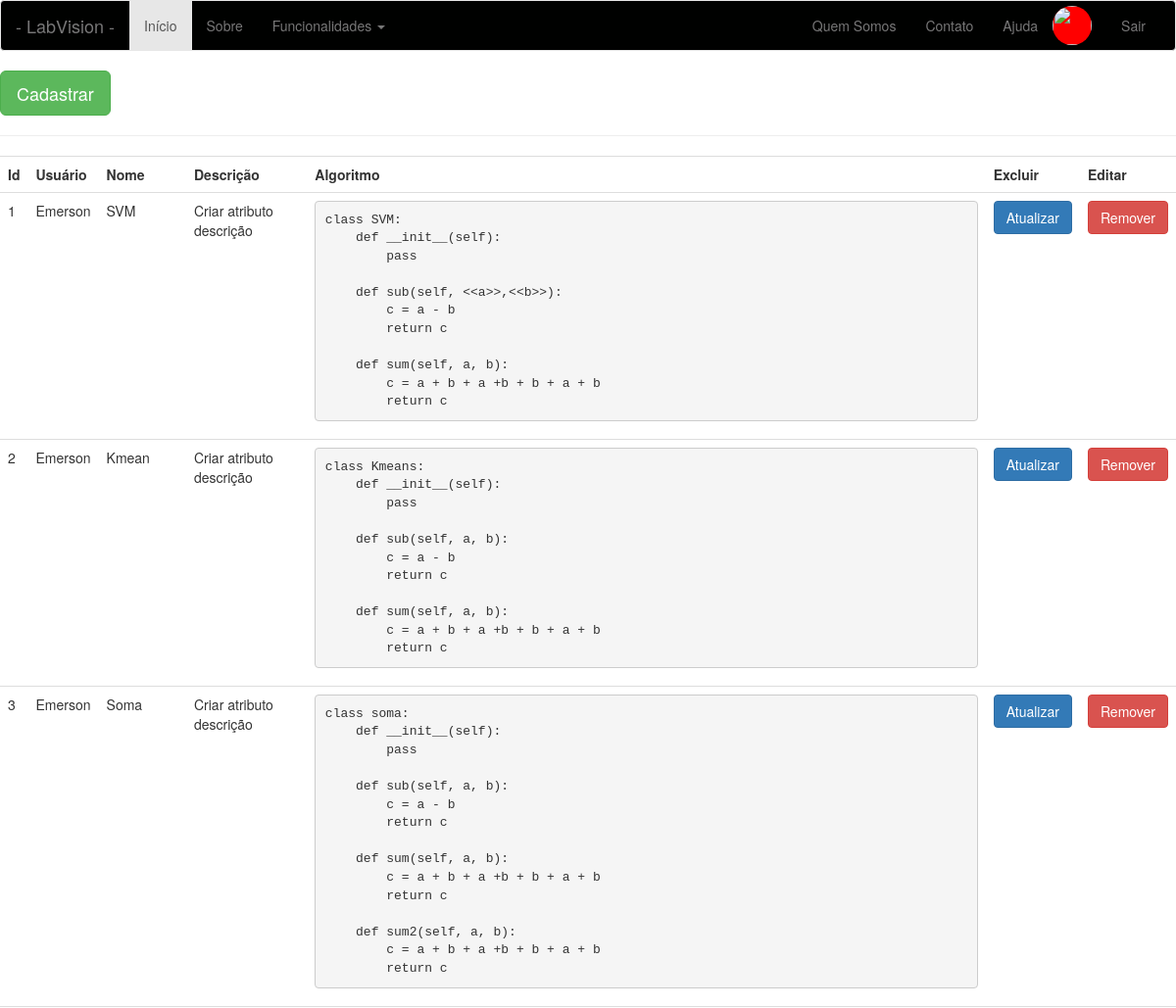
The page /listar-algoritmos (signed in, upper part) on the database as committed earlier.
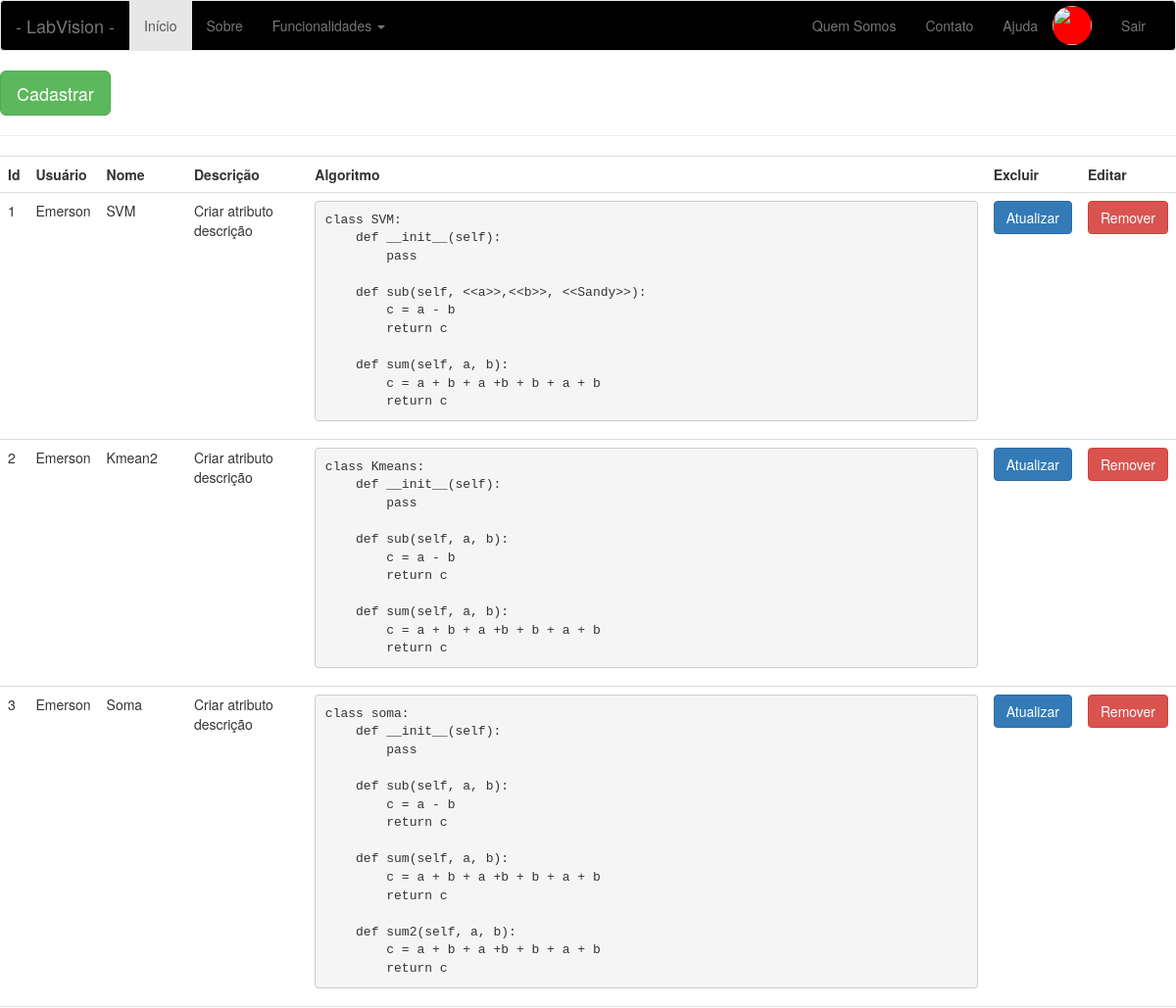
The same page on the database as committed later.
### app/models/tables.py (models this page shows, shortened)
class Algoritmo(db.Model):
    __tablename__= "algoritmos"
    id = db.Column(db.Integer, primary_key=True)
    nome = db.Column(db.String(20))
    algoritmo = db.Column(db.Text)
    usuario = db.Column(db.Integer, db.ForeignKey('usuarios.id'))

### app/controllers/default.py (the view)
@app.route('/listar-algoritmos', methods=['GET'])
def listar_algoritmos():
    if not current_user.get_id():
        return redirect(url_for('login'))
    algoritmos = Algoritmo.query.filter_by(usuario=current_user.get_id()).all()
    return render_template('algoritmo/listar-algoritmos.html', algoritmos=algoritmos)

### app/controllers/default.py (called while the page is built)
@login_manager.user_loader
def load_user(id):
    return Usuario.query.filter_by(id=id).first()

### app/models/tables.py (called while the page is built)
    def get_id(self):
        return str(self.id)

### app/templates/algoritmo/listar-algoritmos.html (shortened to what this page needs)
{% include 'base/head.html' %}
{% include 'base/nav_bar.html' %}
<a href="/cadastrar-algoritmos">
    <button class="btn btn-lg btn-success">
        Cadastrar
    </button>
</a>
<hr>
<div class="table-responsive">
    <form action="#">
        <table class="table">
            <tr>
                <th>Id</th>
                <th>Usuário</th>
                <th>Nome</th>
                <th>Descrição</th>
                <th>Algoritmo</th>
                <th>Excluir</th>
                <th>Editar</th>
            </tr>
            {% for a in algoritmos %}
            <tr>
                <td>
                    {{ a.id }}
                </td>
                <td>
                    {{ current_user.nome }}
                </td>
                <td>
                    {{ a.nome }}
                </td>
                <td>
                    Criar atributo descrição
                </td>
                <td>
                    <pre>{{ a.algoritmo }}</pre>
                </td>
                <td>
                    <a href="{{ url_for('atualizar_algoritmo', id=a.id)}}">
                        <button type="button" class="btn btn-primary" data-toggle="modal" data-target="#atualizarModalCenter">
                            Atualizar
                        </button>
                    </a>
                </td>
                <td>
                    <a href="{{ url_for('excluir_algoritmo', id=a.id)}}">
                        <button type="button" class="btn btn-danger" data-toggle="modal" data-target="#excluirModalCenter">
                            Remover
                        </button>
                    </a>
                </td>
            </tr>
            {% endfor %}
        </table>
    </form>
</div>
{% include 'base/footer.html' %}

Rows that differ between the two databases and show on the page:
changed Algoritmo "SVM": algoritmo "class SVM: def __init__(self): pass def sub(self, <<a>>,<<b>>): c = a - b return c def sum(self, a, b): c = a + b + a +b + b + a + b return c" → "class SVM: def __init__(self): pass def sub(self, <<a>>,<<b>>, <<Sandy>>): c = a - b return c def sum(self, a, b): c = a + b + a +b + b + a + b return c"
changed Algoritmo id 2: nome "Kmean" → "Kmean2"
